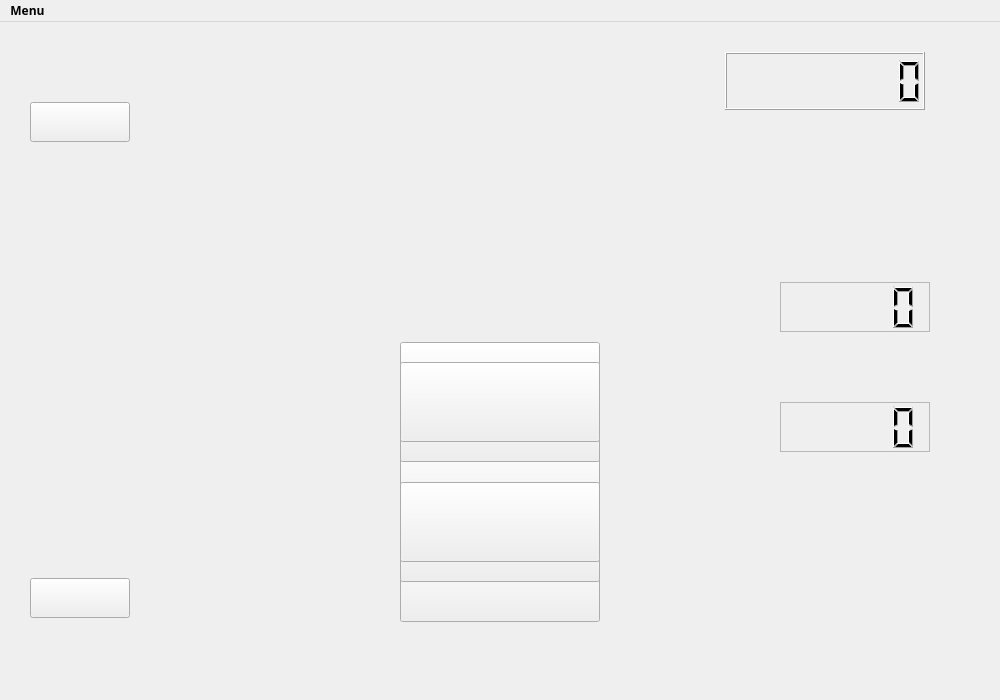
<?xml version="1.0" encoding="UTF-8"?>
<ui version="4.0">
 <class>Viewer</class>
 <widget class="QMainWindow" name="Viewer">
  <property name="geometry">
   <rect>
    <x>0</x>
    <y>0</y>
    <width>1000</width>
    <height>700</height>
   </rect>
  </property>
  <property name="windowTitle">
   <string>Viewer</string>
  </property>
  <property name="windowIcon">
   <iconset resource="res.qrc">
    <normaloff>:/src/Chess/icon.ico</normaloff>:/src/Chess/icon.ico</iconset>
  </property>
  <widget class="QWidget" name="centralwidget">
   <widget class="QLabel" name="menuBackground">
    <property name="geometry">
     <rect>
      <x>0</x>
      <y>0</y>
      <width>1252</width>
      <height>700</height>
     </rect>
    </property>
    <property name="text">
     <string/>
    </property>
    <property name="pixmap">
     <pixmap resource="res.qrc">:/src/backcolor.png</pixmap>
    </property>
   </widget>
   <widget class="QPushButton" name="startButton">
    <property name="geometry">
     <rect>
      <x>400</x>
      <y>320</y>
      <width>200</width>
      <height>80</height>
     </rect>
    </property>
    <property name="cursor">
     <cursorShape>PointingHandCursor</cursorShape>
    </property>
    <property name="focusPolicy">
     <enum>Qt::NoFocus</enum>
    </property>
    <property name="text">
     <string/>
    </property>
    <property name="icon">
     <iconset resource="res.qrc">
      <normaloff>:/src/start_btn-2.png</normaloff>:/src/start_btn-2.png</iconset>
    </property>
    <property name="iconSize">
     <size>
      <width>200</width>
      <height>80</height>
     </size>
    </property>
   </widget>
   <widget class="QLabel" name="title">
    <property name="geometry">
     <rect>
      <x>250</x>
      <y>80</y>
      <width>500</width>
      <height>220</height>
     </rect>
    </property>
    <property name="text">
     <string/>
    </property>
    <property name="pixmap">
     <pixmap resource="res.qrc">:/src/title.png</pixmap>
    </property>
    <property name="scaledContents">
     <bool>true</bool>
    </property>
   </widget>
   <widget class="QLabel" name="sideManifest">
    <property name="geometry">
     <rect>
      <x>750</x>
      <y>100</y>
      <width>150</width>
      <height>58</height>
     </rect>
    </property>
    <property name="font">
     <font>
      <family>標楷體</family>
      <pointsize>28</pointsize>
     </font>
    </property>
    <property name="text">
     <string/>
    </property>
    <property name="pixmap">
     <pixmap resource="res.qrc">:/src/Redside.png</pixmap>
    </property>
    <property name="scaledContents">
     <bool>true</bool>
    </property>
   </widget>
   <widget class="QLCDNumber" name="processTime">
    <property name="geometry">
     <rect>
      <x>725</x>
      <y>30</y>
      <width>200</width>
      <height>58</height>
     </rect>
    </property>
    <property name="font">
     <font>
      <family>Adobe Arabic</family>
      <pointsize>9</pointsize>
     </font>
    </property>
    <property name="smallDecimalPoint">
     <bool>false</bool>
    </property>
    <property name="digitCount">
     <number>8</number>
    </property>
    <property name="segmentStyle">
     <enum>QLCDNumber::Filled</enum>
    </property>
    <property name="value" stdset="0">
     <double>0.000000000000000</double>
    </property>
    <property name="intValue" stdset="0">
     <number>0</number>
    </property>
   </widget>
   <widget class="QPushButton" name="loadRecord">
    <property name="geometry">
     <rect>
      <x>400</x>
      <y>420</y>
      <width>200</width>
      <height>80</height>
     </rect>
    </property>
    <property name="cursor">
     <cursorShape>PointingHandCursor</cursorShape>
    </property>
    <property name="focusPolicy">
     <enum>Qt::NoFocus</enum>
    </property>
    <property name="text">
     <string/>
    </property>
    <property name="icon">
     <iconset resource="res.qrc">
      <normaloff>:/src/loading_btn.png</normaloff>:/src/loading_btn.png</iconset>
    </property>
    <property name="iconSize">
     <size>
      <width>200</width>
      <height>80</height>
     </size>
    </property>
   </widget>
   <widget class="QPushButton" name="exit">
    <property name="geometry">
     <rect>
      <x>400</x>
      <y>520</y>
      <width>200</width>
      <height>80</height>
     </rect>
    </property>
    <property name="cursor">
     <cursorShape>PointingHandCursor</cursorShape>
    </property>
    <property name="focusPolicy">
     <enum>Qt::NoFocus</enum>
    </property>
    <property name="text">
     <string/>
    </property>
    <property name="icon">
     <iconset resource="res.qrc">
      <normaloff>:/src/exit_btn.png</normaloff>:/src/exit_btn.png</iconset>
    </property>
    <property name="iconSize">
     <size>
      <width>200</width>
      <height>80</height>
     </size>
    </property>
   </widget>
   <widget class="QLCDNumber" name="blackTime">
    <property name="geometry">
     <rect>
      <x>780</x>
      <y>260</y>
      <width>150</width>
      <height>50</height>
     </rect>
    </property>
    <property name="frameShape">
     <enum>QFrame::StyledPanel</enum>
    </property>
   </widget>
   <widget class="QLCDNumber" name="redTime">
    <property name="geometry">
     <rect>
      <x>780</x>
      <y>380</y>
      <width>150</width>
      <height>50</height>
     </rect>
    </property>
    <property name="frameShape">
     <enum>QFrame::StyledPanel</enum>
    </property>
   </widget>
   <widget class="QPushButton" name="limitMode">
    <property name="geometry">
     <rect>
      <x>400</x>
      <y>480</y>
      <width>200</width>
      <height>80</height>
     </rect>
    </property>
    <property name="cursor">
     <cursorShape>PointingHandCursor</cursorShape>
    </property>
    <property name="focusPolicy">
     <enum>Qt::NoFocus</enum>
    </property>
    <property name="text">
     <string/>
    </property>
    <property name="icon">
     <iconset resource="res.qrc">
      <normaloff>:/src/limit.png</normaloff>:/src/limit.png</iconset>
    </property>
    <property name="iconSize">
     <size>
      <width>200</width>
      <height>80</height>
     </size>
    </property>
   </widget>
   <widget class="QPushButton" name="normalMode">
    <property name="geometry">
     <rect>
      <x>400</x>
      <y>360</y>
      <width>200</width>
      <height>80</height>
     </rect>
    </property>
    <property name="cursor">
     <cursorShape>PointingHandCursor</cursorShape>
    </property>
    <property name="focusPolicy">
     <enum>Qt::NoFocus</enum>
    </property>
    <property name="text">
     <string/>
    </property>
    <property name="icon">
     <iconset resource="res.qrc">
      <normaloff>:/src/normal.png</normaloff>:/src/normal.png</iconset>
    </property>
    <property name="iconSize">
     <size>
      <width>200</width>
      <height>80</height>
     </size>
    </property>
   </widget>
   <widget class="QLabel" name="blackFrame">
    <property name="geometry">
     <rect>
      <x>775</x>
      <y>255</y>
      <width>160</width>
      <height>60</height>
     </rect>
    </property>
    <property name="text">
     <string/>
    </property>
    <property name="pixmap">
     <pixmap resource="res.qrc">:/src/blackTimeFrame.png</pixmap>
    </property>
   </widget>
   <widget class="QLabel" name="redFrame">
    <property name="geometry">
     <rect>
      <x>775</x>
      <y>375</y>
      <width>160</width>
      <height>60</height>
     </rect>
    </property>
    <property name="frameShape">
     <enum>QFrame::NoFrame</enum>
    </property>
    <property name="text">
     <string/>
    </property>
    <property name="pixmap">
     <pixmap resource="res.qrc">:/src/redTimeFrame.png</pixmap>
    </property>
   </widget>
   <widget class="QLabel" name="winer">
    <property name="geometry">
     <rect>
      <x>310</x>
      <y>150</y>
      <width>380</width>
      <height>100</height>
     </rect>
    </property>
    <property name="acceptDrops">
     <bool>false</bool>
    </property>
    <property name="text">
     <string/>
    </property>
    <property name="pixmap">
     <pixmap resource="res.qrc">:/src/redWin.png</pixmap>
    </property>
    <property name="scaledContents">
     <bool>false</bool>
    </property>
    <property name="wordWrap">
     <bool>false</bool>
    </property>
   </widget>
   <widget class="QPushButton" name="oneMore">
    <property name="geometry">
     <rect>
      <x>400</x>
      <y>340</y>
      <width>200</width>
      <height>80</height>
     </rect>
    </property>
    <property name="cursor">
     <cursorShape>PointingHandCursor</cursorShape>
    </property>
    <property name="focusPolicy">
     <enum>Qt::NoFocus</enum>
    </property>
    <property name="text">
     <string/>
    </property>
    <property name="icon">
     <iconset resource="res.qrc">
      <normaloff>:/src/again.png</normaloff>:/src/again.png</iconset>
    </property>
    <property name="iconSize">
     <size>
      <width>200</width>
      <height>80</height>
     </size>
    </property>
   </widget>
   <widget class="QPushButton" name="returnMenu">
    <property name="geometry">
     <rect>
      <x>400</x>
      <y>460</y>
      <width>200</width>
      <height>80</height>
     </rect>
    </property>
    <property name="cursor">
     <cursorShape>PointingHandCursor</cursorShape>
    </property>
    <property name="focusPolicy">
     <enum>Qt::NoFocus</enum>
    </property>
    <property name="text">
     <string/>
    </property>
    <property name="icon">
     <iconset resource="res.qrc">
      <normaloff>:/src/returnMeun.png</normaloff>:/src/returnMeun.png</iconset>
    </property>
    <property name="iconSize">
     <size>
      <width>200</width>
      <height>80</height>
     </size>
    </property>
   </widget>
   <widget class="QLabel" name="winBackground">
    <property name="geometry">
     <rect>
      <x>290</x>
      <y>140</y>
      <width>420</width>
      <height>450</height>
     </rect>
    </property>
    <property name="text">
     <string/>
    </property>
    <property name="pixmap">
     <pixmap resource="res.qrc">:/src/overBackground.png</pixmap>
    </property>
    <property name="scaledContents">
     <bool>true</bool>
    </property>
   </widget>
   <widget class="QPushButton" name="blackGiveUp">
    <property name="geometry">
     <rect>
      <x>30</x>
      <y>80</y>
      <width>100</width>
      <height>40</height>
     </rect>
    </property>
    <property name="text">
     <string/>
    </property>
    <property name="icon">
     <iconset resource="res.qrc">
      <normaloff>:/src/giveUp.png</normaloff>:/src/giveUp.png</iconset>
    </property>
    <property name="iconSize">
     <size>
      <width>100</width>
      <height>40</height>
     </size>
    </property>
   </widget>
   <widget class="QPushButton" name="redGiveUp">
    <property name="geometry">
     <rect>
      <x>30</x>
      <y>556</y>
      <width>100</width>
      <height>40</height>
     </rect>
    </property>
    <property name="text">
     <string/>
    </property>
    <property name="icon">
     <iconset resource="res.qrc">
      <normaloff>:/src/giveUp.png</normaloff>:/src/giveUp.png</iconset>
    </property>
    <property name="iconSize">
     <size>
      <width>100</width>
      <height>40</height>
     </size>
    </property>
   </widget>
   <widget class="QLabel" name="check">
    <property name="geometry">
     <rect>
      <x>350</x>
      <y>275</y>
      <width>130</width>
      <height>130</height>
     </rect>
    </property>
    <property name="text">
     <string/>
    </property>
    <property name="pixmap">
     <pixmap resource="res.qrc">:/src/redCheck.png</pixmap>
    </property>
    <property name="scaledContents">
     <bool>true</bool>
    </property>
   </widget>
   <widget class="QLabel" name="danceGif2">
    <property name="geometry">
     <rect>
      <x>10</x>
      <y>520</y>
      <width>170</width>
      <height>150</height>
     </rect>
    </property>
    <property name="text">
     <string/>
    </property>
    <property name="pixmap">
     <pixmap resource="res.qrc">:/src/yooooo.gif</pixmap>
    </property>
    <property name="scaledContents">
     <bool>true</bool>
    </property>
   </widget>
   <widget class="QLabel" name="danceGif">
    <property name="geometry">
     <rect>
      <x>820</x>
      <y>520</y>
      <width>170</width>
      <height>150</height>
     </rect>
    </property>
    <property name="text">
     <string/>
    </property>
    <property name="pixmap">
     <pixmap resource="res.qrc">:/src/yooooo.gif</pixmap>
    </property>
    <property name="scaledContents">
     <bool>true</bool>
    </property>
   </widget>
   <zorder>menuBackground</zorder>
   <zorder>startButton</zorder>
   <zorder>title</zorder>
   <zorder>sideManifest</zorder>
   <zorder>processTime</zorder>
   <zorder>loadRecord</zorder>
   <zorder>exit</zorder>
   <zorder>blackTime</zorder>
   <zorder>redTime</zorder>
   <zorder>limitMode</zorder>
   <zorder>normalMode</zorder>
   <zorder>blackFrame</zorder>
   <zorder>redFrame</zorder>
   <zorder>winBackground</zorder>
   <zorder>winer</zorder>
   <zorder>returnMenu</zorder>
   <zorder>oneMore</zorder>
   <zorder>blackGiveUp</zorder>
   <zorder>redGiveUp</zorder>
   <zorder>check</zorder>
   <zorder>danceGif2</zorder>
   <zorder>danceGif</zorder>
  </widget>
  <widget class="QMenuBar" name="menubar">
   <property name="geometry">
    <rect>
     <x>0</x>
     <y>0</y>
     <width>1000</width>
     <height>25</height>
    </rect>
   </property>
   <property name="font">
    <font>
     <family>微軟正黑體</family>
     <italic>false</italic>
     <bold>true</bold>
    </font>
   </property>
   <widget class="QMenu" name="menuMenu">
    <property name="title">
     <string>Menu</string>
    </property>
    <addaction name="actionExit"/>
    <addaction name="actionSave"/>
   </widget>
   <addaction name="menuMenu"/>
  </widget>
  <action name="actionExit">
   <property name="text">
    <string>Exit</string>
   </property>
  </action>
  <action name="actionSave">
   <property name="text">
    <string>Save</string>
   </property>
  </action>
 </widget>
 <resources>
  <include location="res.qrc"/>
 </resources>
 <connections/>
</ui>
